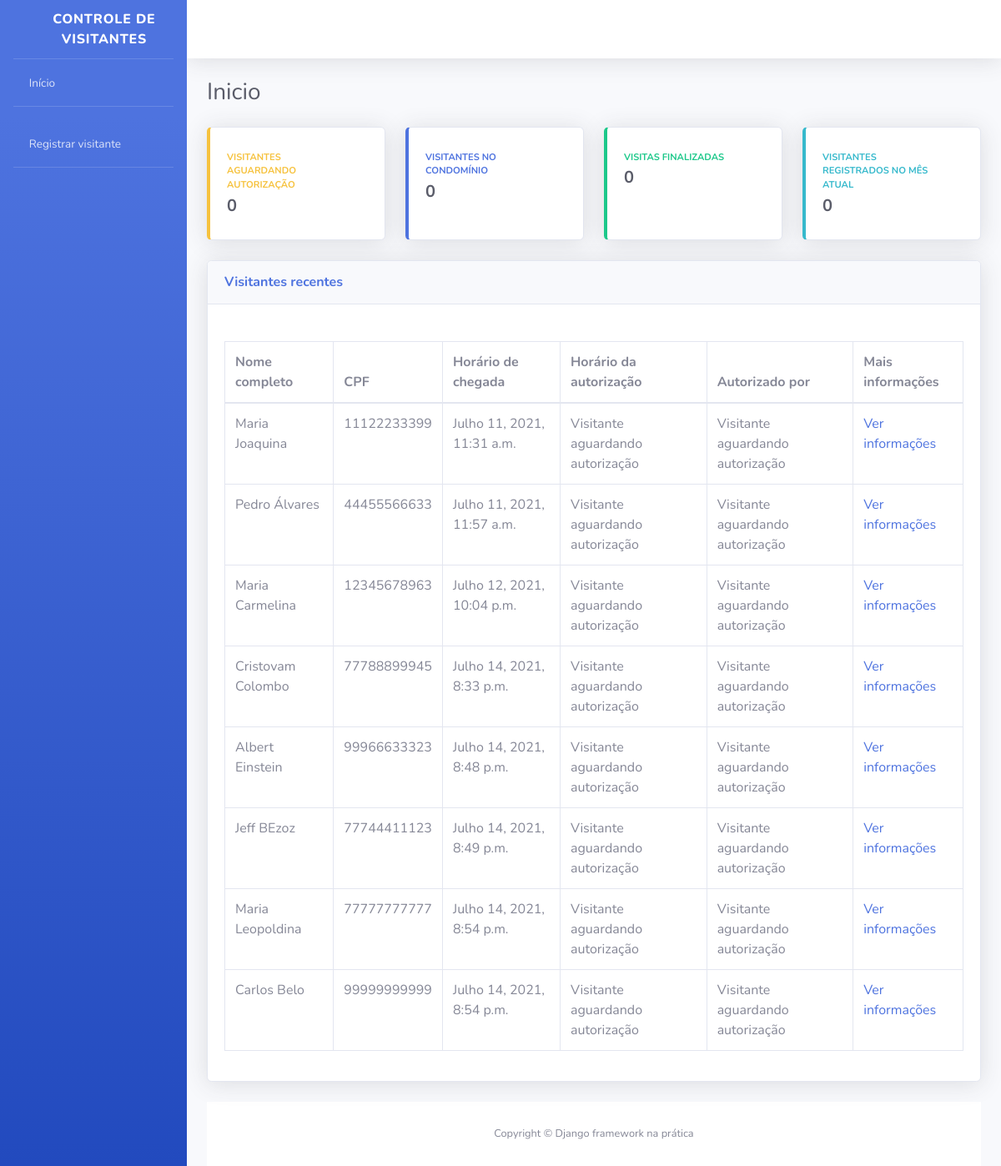
The app's page /, older data.
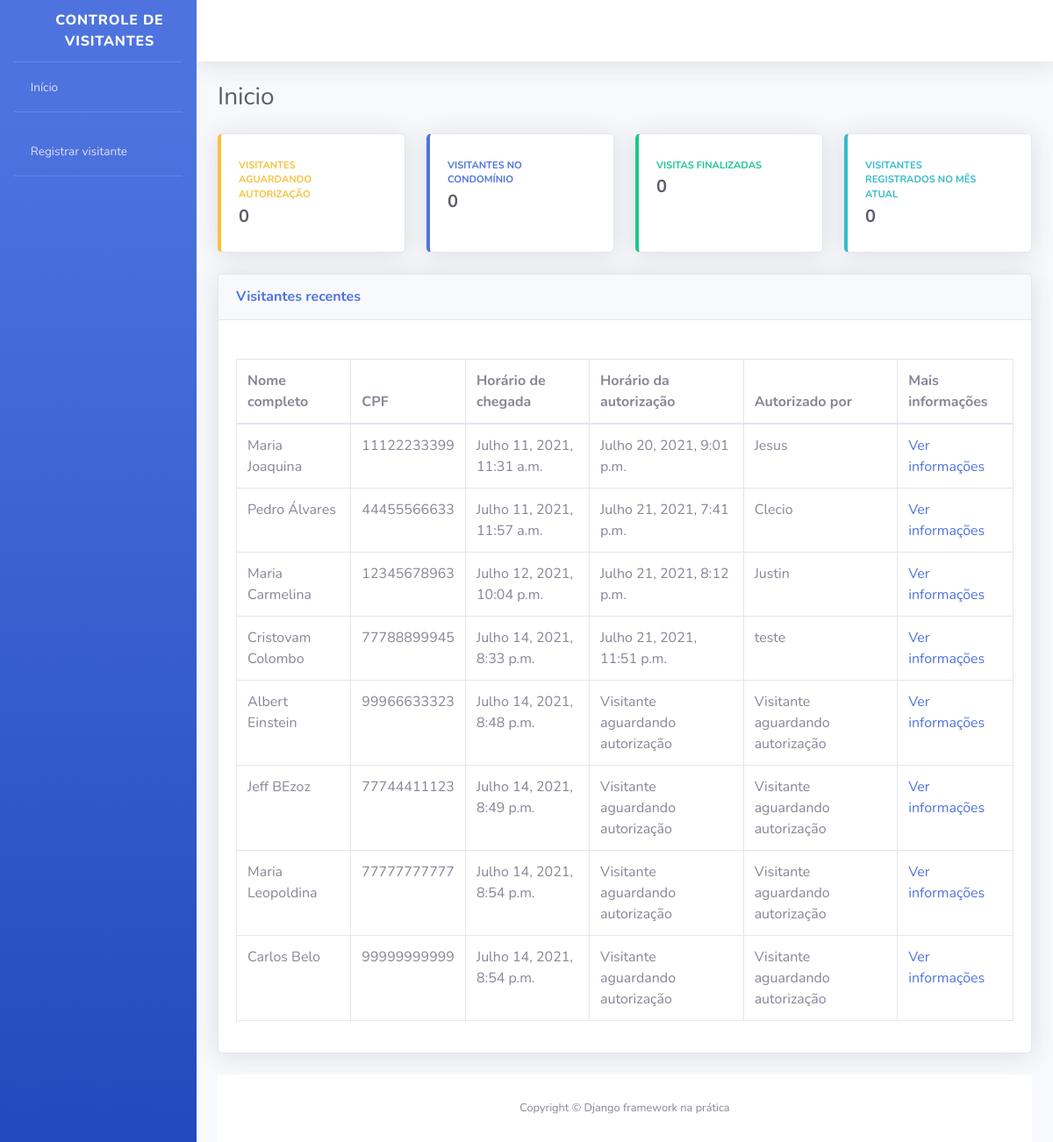
The same page, newer data.
### visitantes/models.py (models this page shows, shortened)
class Visitante(models.Model):
    STATUS_VISITANTE =[
        ("AGUARDANDO", "Aguardando autorização"),
        ("EM_VISITA", "Em visita"),
        ("FINALIZADO", "Visita finalizada")
    ]
    status = models.CharField(
        verbose_name="Status",
        max_length=10,
        choices=STATUS_VISITANTE,
        default="AGUARDANDO"
    )
    nome_completo = models.CharField(
        verbose_name="Nome completo",
        max_length=194
    )
    cpf = models.CharField(
        verbose_name="CPF",
        max_length=11
    )
    data_nascimento = models.DateField(
        verbose_name="Data de nascimento",
        auto_now=False,
        auto_now_add=False
    )
    numero_casa = models.PositiveSmallIntegerField(
        verbose_name="Numero da casa"
    )
    placa_veiculo = models.CharField(
        verbose_name="Placa do veículo",
        max_length=7,
        blank=True,
        null=True
    )
    horario_chegada = models.DateTimeField(
        verbose_name="Horário de chegada na portaria",
        auto_now_add=True, #registra a hora automaticamente
    )
    horario_saida = models.DateTimeField(
        verbose_name= " Horário de saída do condomínio",
        auto_now=False,
        blank=True,
        null=True
    )
    horario_autorizacao = models.DateTimeField(
        verbose_name="Horário de autorização de entrada",
        auto_now=False,
        blank=True,
        null=True
    )
    morador_responsavel = models.CharField(
        verbose_name="Morador responsável pela autorização",
        max_length=194,
        blank=True
    )
    registrado_por = models.ForeignKey(
        "porteiros.Porteiro",
        verbose_name="Porteiro responsável",
        on_delete=models.PROTECT,
    )
    def get_horario_autorizacao(self):
        if self.horario_autorizacao:
            return self.horario_autorizacao
        return "Visitante aguardando autorização"
    def get_morador_responsavel(self):
        if self.morador_responsavel:
            return self.morador_responsavel
        return "Visitante aguardando autorização"
    class Meta:
        verbose_name = "Visitante"
        verbose_name_plural = "Visitantes"
        db_table = "visitante"

### usuarios/views.py (the view)
def index(request):
    todos_visitantes = Visitante.objects.all()
    context={
        "nome_pagina" : "Inicio",
        "todos_visitantes" : todos_visitantes,
    }
    return render(request, "index.html", context)

### templates/index.html (shortened to what the changed rows need)
{% extends 'base.html' %}
{% block conteudo %}
<div class="container-fluid">
<div class="d-sm-flex align-items-center justify-content-between mb-4">
    <h1 class="h3 mb-0 text-gray-800"> {{nome_pagina}} </h1>
</div>
<div class="card shadow mb-4">
    <div class="card-body">
        <div class="table-responsive">
            <table class="table table-bordered">
                <thead>
                    <th>Nome completo</th>
                    <th>CPF</th>
                    <th>Horário de chegada</th>
                    <th>Horário da autorização</th>
                    <th>Autorizado por</th>
                    <th>Mais informações</th>
                </thead>
                <tbody>
                    {% for visitante in todos_visitantes %}
                    <tr>
                        <td>{{ visitante.nome_completo }}</td>
                        <td>{{ visitante.cpf }}</td>
                        <td>{{ visitante.horario_chegada }}</td>
                        <td>{{ visitante.get_horario_autorizacao }}</td>
                        <td>{{ visitante.get_morador_responsavel }}</td>
                        <td>
                            <a href="{% url 'informacoes_visitante' id=visitante.id %}">
                                Ver informações
                            </a>
                        </td>
                    </tr>
                    {% endfor %}
                </tbody>
            </table>
        </div>
    </div>
</div>
{% endblock conteudo %}

Row changes from the older to the newer data that the page shows:
changed Visitante "Maria Joaquina": get_horario_autorizacao "Visitante aguardando autorização" → "Julho 20, 2021, 9:01 p.m."; get_morador_responsavel "Visitante aguardando autorização" → "Jesus"
changed Visitante "Pedro Álvares": get_horario_autorizacao "Visitante aguardando autorização" → "Julho 21, 2021, 7:41 p.m."; get_morador_responsavel "Visitante aguardando autorização" → "Clecio"
changed Visitante "Maria Carmelina": get_horario_autorizacao "Visitante aguardando autorização" → "Julho 21, 2021, 8:12 p.m."; get_morador_responsavel "Visitante aguardando autorização" → "Justin"
changed Visitante "Cristovam Colombo": get_horario_autorizacao "Visitante aguardando autorização" → "Julho 21, 2021, 11:51 p.m."; get_morador_responsavel "Visitante aguardando autorização" → "teste"
